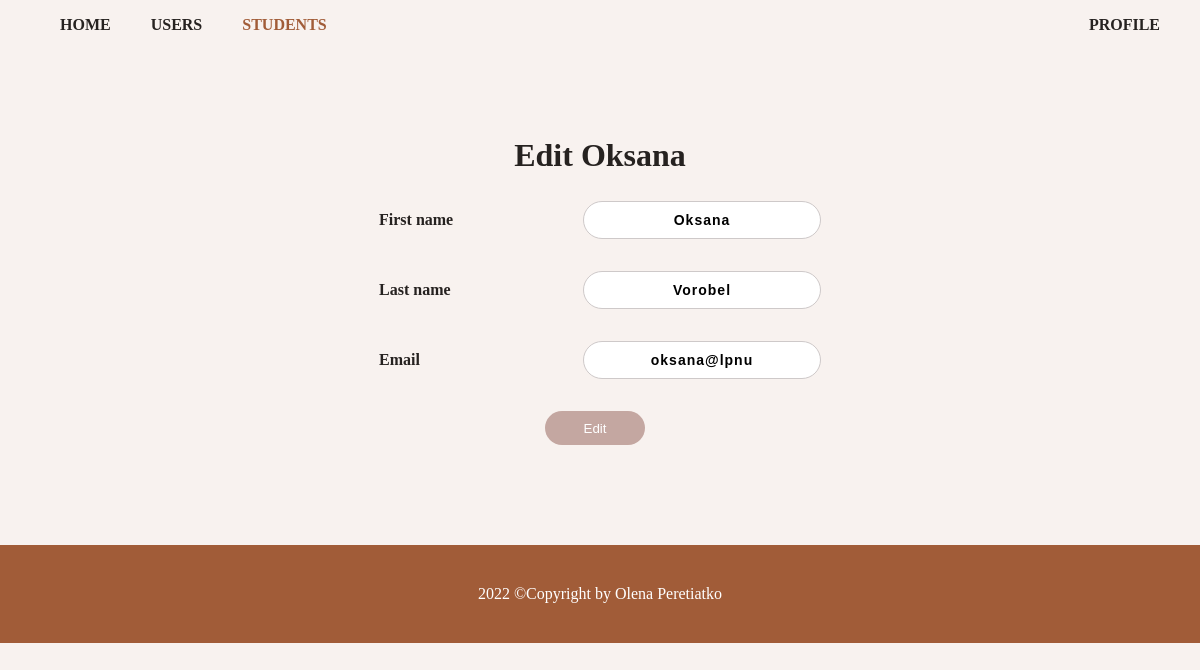
Screenshot of /editStudent/1 (signed in) with the database file from the repository.
### src/database/models.py (models this page shows, shortened)
class Student(Base):
    __tablename__ = 'student'
    id_student = Column(Integer, primary_key=True)
    name_student = Column(String(45), nullable=False)
    last_name_student = Column(String(45), nullable=False)
    email = Column(String(100), unique=True, nullable=False)
    rating = Column(String(45))
    id_user = Column(Integer, ForeignKey('user.id_user'), nullable=False)

### resources/students.py (the view, shortened to what this page needs)
class EditStudentListApi(Resource):
    student_schema = StudentSchema()
    @login_required
    def get(self, id_student=None):
        if not (current_user.is_admin or current_user.is_student):
            return {'message': 'Access denied'}, 409
        if current_user.is_admin:
            if not id_student:
                students = db.session.query(Student).all()
                return make_response(render_template('students.html', students=students), 200, headers)
            student = db.session.query(Student).filter_by(id_student=id_student).first()
        else:
            student = db.session.query(Student).filter_by(email=current_user.email).first()
        if not student:
            return {'message': 'Student not found'}, 404
        return make_response(render_template('editStudent.html', student=student), 200, headers)

### resources/auth.py (called while the page is built)
@login_manager.user_loader
def load_user(id_user):
    return User.query.get(int(id_user))

### src/templates/editStudent.html (shortened to what this page needs)
<!DOCTYPE html>
<html lang="en">
<head>
    <link href="{{ url_for('static', filename='stylesheets/styles.css') }}" rel="stylesheet">
    <link href="{{ url_for('static', filename='stylesheets/users.css') }}" rel="stylesheet">
</head>
<body>
<header>
    <nav>
        <ul>
            <li><a href="/">Home</a>
                {% if current_user.is_admin %}
            <li><a href="/users">Users</a></li>
            {% endif %}
            {% if current_user.is_authenticated %}
            <li class="active"><a href="/students">Students</a></li>
            <div class="right">
                <li class="right"><a href="/profile">Profile</a></li>
            </div>
            {% endif %}
        </ul>
    </nav>
</header>
<main class="content editContent">
    <h1>{% block title %} Edit {{ student['name_student'] }} {% endblock %}</h1>
    <form method="post">
        <div class="form-group">
            <label>First name</label>
            <input type="text" name="name_student"
                   value="{{ student['name_student'] }}" class="form-control">
        </div>
        <div class="form-group">
            <label>Last name</label>
            <input type="text" name="last_name_student"
                   value="{{ student['last_name_student'] }}" class="form-control">
        </div>
        <div class="form-group">
            <label>Email</label>
            <input type="text" name="email"
                   value="{{ student['email'] }}" class="form-control">
        </div>
        <div class="myBtn">
            <button type="submit" class="btn btn-primary">Edit</button>
        </div>
    </form>
</main>
<footer>
    <p>2022 &copy;Copyright by Olena Peretiatko</p>
</footer>
</body>
</html>

### src/static/stylesheets/styles.css (style rules this page uses)
body { margin: 0; background-color: #f8f2ef; font-family: 'Times New Roman', sans-serif; color: #262220; }
div.form-group { margin: 5px 0; }
header { font-weight: 700; height: 40px; }
.content { padding: 0 3%; }
nav ul li { float: left; list-style: none; margin: 0 20px; }
.right { float: right; }
.right > a { margin-right: 20px; }
.active > a { color: #a15c38; }
a { color: #262220; text-decoration: none; }
nav a { text-transform: uppercase; }
form { display: inline-block; }
button, input[type="submit"] { margin-right: 10px; background-color: #c4a7a1; padding: 7px 12px; border: none; border-radius: 20px; color: white; font-family: "Noto Sans Cham", sans-serif; }
label { display: inline-block; width: 110px; font-weight: 700; }
.myBtn > button { width: 100px; }
footer { bottom: 0; color: white; text-align: center; padding: 2%; background-color: #a15c38; margin-top: 100px; }
.content { margin-top: 3%; }

### src/static/stylesheets/users.css (style rules this page uses)
label { display: inline-block; width: 200px; }
.editContent { margin-top: 5%; display: flex; flex-direction: column; justify-content: center; align-items: center; }
.form-group > input { font-weight: 700; font-size: 14px; letter-spacing: 1px; background: white; padding: 10px 20px; border-radius: 20px; outline: none; box-sizing: border-box; text-align: center; margin-bottom: 27px; border: 1px solid #cec9c9 }
.myBtn { text-align: center; }

### rows the page displays
Student: name_student "Oksana", last_name_student "Vorobel", email "oksana@lpnu"
